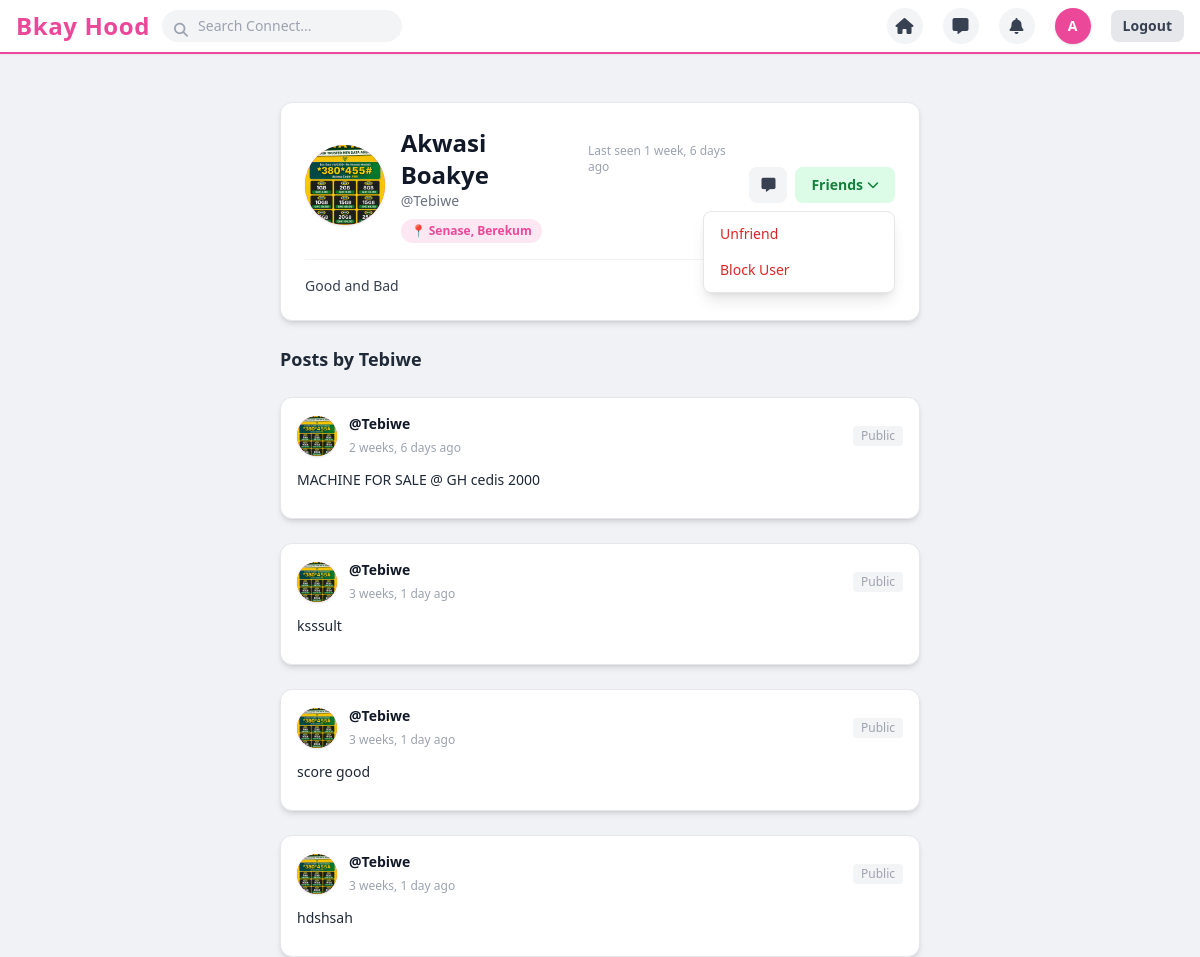
Screenshot of /profile/Tebiwe/ (signed in) with the database file from the repository.
### accounts/models.py (models this page shows, shortened)
class Profile(models.Model):
    user = models.OneToOneField(User, on_delete=models.CASCADE, related_name='profile')
    avatar = models.ImageField(upload_to='avatars/', default='avatars/default.png', blank=True)
    bio = models.TextField(max_length=500, blank=True)
    location = models.CharField(max_length=100, default='Berekum')
    community = models.CharField(max_length=100, blank=True, null=True, default='Berekum Central')
    last_seen = models.DateTimeField(default=timezone.now)
    def is_online(self):
        return self.last_seen >= timezone.now() - datetime.timedelta(minutes=5)

class Post(models.Model):
    VISIBILITY_CHOICES = [
        ('public', 'Public'),
        ('friends', 'Friends Only'),
        ('private', 'Private'),
    ]
    author = models.ForeignKey(User, on_delete=models.CASCADE, related_name='posts')
    content = models.TextField()
    image = models.ImageField(upload_to='post_images/', blank=True, null=True)
    media = models.FileField(
        upload_to='post_media/',
        blank=True,
        null=True,
        validators=[FileExtensionValidator(allowed_extensions=['mp4', 'mov', 'avi', 'webm', 'jpg', 'jpeg', 'png', 'gif'])]
    )
    visibility = models.CharField(max_length=10, choices=VISIBILITY_CHOICES, default='public')
    likes = models.ManyToManyField(User, related_name='liked_posts', blank=True)
    created_at = models.DateTimeField(auto_now_add=True)
    class Meta:
        ordering = ['-created_at']

### accounts/views.py (the view)
# urls.py: path('profile/<str:username>/', views.profile_view, name='profile'),
@login_required
def profile_view(request, username):
    profile_user = get_object_or_404(User, username=username)
    is_blocked = Block.objects.filter(blocker=request.user, blocked=profile_user).exists()
    is_blocked_by = Block.objects.filter(blocker=profile_user, blocked=request.user).exists()
    user_posts = Post.objects.filter(author=profile_user).order_by('-created_at') if 'Post' in globals() else []
    is_following = False
    is_friend = False
    sent_request = None
    received_request = None
    if request.user != profile_user and not is_blocked and not is_blocked_by:
        is_following = Follow.objects.filter(follower=request.user, following=profile_user).exists()
        reverse_follow = Follow.objects.filter(follower=profile_user, following=request.user).exists()
        if is_following and reverse_follow:
            is_friend = True
        sent_request = FriendRequest.objects.filter(from_user=request.user, to_user=profile_user).first()
        received_request = FriendRequest.objects.filter(from_user=profile_user, to_user=request.user).first()
    context = {
        'profile_user': profile_user,
        'posts': user_posts,
        'is_following': is_following,
        'is_friend': is_friend,
        'sent_request': sent_request,
        'received_request': received_request,
        'is_blocked': is_blocked,
        'is_blocked_by': is_blocked_by,
    }
    return render(request, 'accounts/profile.html', context)

### accounts/context_processors.py (called while the page is built)
def unread_counts(request):
    if request.user.is_authenticated:
        unread_notifications = Notification.objects.filter(recipient=request.user, is_read=False).count()
        unread_messages = Message.objects.filter(receiver=request.user, is_read=False).count()
        return {
            'unread_notifications_count': unread_notifications,
            'unread_messages_count': unread_messages,
        }
    return {
        'unread_notifications_count': 0,
        'unread_messages_count': 0,
    }

### accounts/templates/accounts/profile.html (shortened to what this page needs)
{% extends 'accounts/base.html' %}
{% block content %}
<div class="max-w-2xl mx-auto mt-6 space-y-6">
  <div class="bg-white p-6 rounded-xl shadow-md border border-gray-200">
    <div class="flex items-center justify-between">
      <div class="flex items-center space-x-4">
        <div class="w-20 h-20 bg-brandPink text-white rounded-full flex items-center justify-center text-3xl font-bold uppercase overflow-hidden shadow">
          {% if profile_user.profile.avatar and profile_user.profile.avatar.name != 'avatars/default.png' %}
            <img src="{{ profile_user.profile.avatar.url }}" class="w-full h-full object-cover">
          {% else %}
            {{ profile_user.username.0 }}
          {% endif %}
        </div>
        <div>
          <div class="flex items-center space-x-2">
            <h1 class="text-2xl font-bold text-gray-900">{{ profile_user.first_name }} {{ profile_user.last_name }}</h1>
            {% if profile_user.profile.is_online %}
              <span class="inline-block w-3 h-3 bg-green-500 rounded-full" title="Online"></span>
            {% else %}
              <span class="text-xs text-gray-400 font-medium">Last seen {{ profile_user.profile.last_seen|timesince }} ago</span>
            {% endif %}
          </div>
          <p class="text-gray-500 text-sm">@{{ profile_user.username }}</p>
          {% if profile_user.profile.community %}
            <span class="inline-block bg-pink-100 text-brandPink text-xs font-semibold px-2.5 py-1 rounded-full mt-2">
              📍 {{ profile_user.profile.community }}, Berekum
            </span>
          {% endif %}
        </div>
      </div>
      <div>
        {% if request.user == profile_user %}
          <a href="{% url 'edit_profile' %}" class="bg-gray-100 hover:bg-gray-200 text-gray-700 px-4 py-2 rounded-lg text-sm font-semibold transition flex items-center space-x-1 shadow-sm">
            <i class="fa-solid fa-pen-to-square"></i>
            <span>Edit Profile</span>
          </a>
        {% elif is_blocked_by %}
          <p class="text-gray-400 text-sm italic">This user has blocked you.</p>
        {% elif is_blocked %}
          <a href="{% url 'unblock_user' profile_user.username %}" class="bg-red-100 hover:bg-red-200 text-red-600 px-4 py-2 rounded-lg text-sm font-semibold transition shadow-sm">Unblock</a>
        {% else %}
          <div class="flex space-x-2 items-center">
            <a href="{% url 'chat' profile_user.username %}" class="bg-gray-100 hover:bg-gray-200 text-gray-700 px-3 py-2 rounded-lg text-sm font-semibold transition" title="Message">
              <i class="fa-solid fa-message"></i>
            </a>
            {% if is_friend %}
              <div class="relative" x-data="{ open: false }">
                <button @click="open = !open" class="bg-green-100 text-green-700 px-4 py-2 rounded-lg font-semibold text-sm flex items-center space-x-1">
                  <span>Friends</span>
                  <i class="fa-solid fa-chevron-down text-xs"></i>
                </button>
                <div x-show="open" @click.away="open = false" class="absolute right-0 mt-2 w-48 bg-white border border-gray-200 rounded-lg shadow-lg py-1 z-10">
                  <a href="{% url 'unaccept_friend' profile_user.username %}" onclick="return confirm('Are you sure you want to unfriend this user?');" class="block px-4 py-2 text-sm text-red-600 hover:bg-gray-100">Unfriend</a>
                  <a href="{% url 'block_user' profile_user.username %}" onclick="return confirm('Are you sure you want to block this user?');" class="block px-4 py-2 text-sm text-red-600 hover:bg-gray-100">Block User</a>
                </div>
              </div>
            {% elif sent_request %}
              <div class="flex items-center space-x-2">
                <span class="bg-gray-100 text-gray-500 px-4 py-2 rounded-lg font-semibold text-sm">Request Sent</span>
                <a href="{% url 'unsend_friend_request' profile_user.username %}" class="text-xs text-red-500 hover:underline">Cancel</a>
              </div>
            {% elif received_request %}
              <a href="{% url 'accept_friend_request' received_request.id %}" class="bg-green-600 hover:bg-green-700 text-white px-4 py-2 rounded-lg text-sm font-bold transition shadow-sm">Accept Request</a>
            {% else %}
              <a href="{% url 'send_friend_request' profile_user.username %}" class="bg-brandPink hover:bg-brandPinkHover text-white px-4 py-2 rounded-lg text-sm font-bold transition shadow-sm">Add Friend</a>
            {% endif %}
          </div>
        {% endif %}
      </div>
    </div>
    {% if profile_user.profile.bio %}
      <div class="mt-4 pt-4 border-t border-gray-100">
        <p class="text-gray-700 text-sm">{{ profile_user.profile.bio }}</p>
      </div>
    {% endif %}
  </div>
  <h3 class="text-lg font-bold text-gray-800">Posts by {{ profile_user.username }}</h3>
  {% if is_blocked_by or is_blocked %}
    <p class="text-gray-500 text-center py-6">Posts are not available.</p>
  {% else %}
    {% for post in posts %}
      <div class="bg-white p-4 rounded-xl shadow-md border border-gray-200">
        <div class="flex items-center justify-between mb-3">
          <div class="flex items-center space-x-3">
            <div class="w-10 h-10 bg-brandPink text-white rounded-full flex items-center justify-center font-bold overflow-hidden shadow">
              {% if post.author.profile.avatar and post.author.profile.avatar.name != 'avatars/default.png' %}
                <img src="{{ post.author.profile.avatar.url }}" class="w-full h-full object-cover">
              {% else %}
                {{ post.author.username.0|upper }}
              {% endif %}
            </div>
            <div>
              <h4 class="font-bold text-sm text-gray-900">@{{ post.author.username }}</h4>
              <span class="text-gray-400 text-xs">{{ post.created_at|timesince }} ago</span>
            </div>
          </div>
          <div class="flex items-center space-x-2">
            <span class="text-xs text-gray-400 bg-gray-100 px-2 py-0.5 rounded">{{ post.get_visibility_display }}</span>
          </div>
        </div>
        <p class="text-gray-800 text-sm mb-3">{{ post.content }}</p>
      </div>
    {% empty %}
      <p class="text-gray-500 text-center py-6">No posts shared yet.</p>
    {% endfor %}
  {% endif %}
</div>
{% endblock %}

### accounts/templates/accounts/base.html (shortened to what this page needs)
{% load static %}
<!DOCTYPE html>
<html lang="en">
<head>
  <script src="https://cdn.tailwindcss.com"></script>
  <link rel="stylesheet" href="https://cdnjs.cloudflare.com/ajax/libs/font-awesome/6.4.0/css/all.min.css">
</head>
<body class="bg-fbBg font-sans text-gray-900 min-h-screen flex flex-col">
  <nav class="bg-white border-b-2 border-brandPink sticky top-0 z-50 shadow-sm px-4 py-2 flex justify-between items-center">
    <div class="flex items-center space-x-3">
      <a href="{% url 'home' %}" class="text-2xl font-extrabold text-brandPink tracking-wide">Bkay Hood</a>
      <form method="GET" action="{% url 'search' %}" class="relative hidden sm:block">
        <input type="text" name="q" placeholder="Search Connect..." class="bg-gray-100 rounded-full pl-9 pr-4 py-1.5 text-sm focus:outline-none focus:ring-2 focus:ring-fbBlue w-60">
        <button type="submit" class="absolute left-3 top-2.5 text-gray-400 text-sm bg-transparent border-none cursor-pointer">
          <i class="fa-solid fa-magnifying-glass"></i>
        </button>
      </form>
    </div>
    {% if user.is_authenticated %}
    <div class="flex items-center space-x-5">
      <a href="{% url 'home' %}" class="w-9 h-9 rounded-full bg-gray-100 hover:bg-gray-200 flex items-center justify-center text-gray-700 transition" title="Home"><i class="fa-solid fa-house"></i></a>
      <a href="{% url 'inbox' %}" class="relative w-9 h-9 rounded-full bg-gray-100 hover:bg-gray-200 flex items-center justify-center text-gray-700 transition" title="Messages">
        <i class="fa-solid fa-message"></i>
      </a>
      <a href="{% url 'notifications' %}" class="relative w-9 h-9 rounded-full bg-gray-100 hover:bg-gray-200 flex items-center justify-center text-gray-700 transition" title="Notifications">
        <i class="fa-solid fa-bell"></i>
      </a>
      <a href="{% url 'profile' user.username %}" class="w-9 h-9 rounded-full bg-brandPink text-white font-bold flex items-center justify-center text-sm shadow overflow-hidden" title="Profile">
        {% if user.profile.avatar and user.profile.avatar.name != 'avatars/default.png' %}
            <img src="{{ user.profile.avatar.url }}" class="w-full h-full object-cover">
        {% else %}
            {{ user.username|slice:":1"|upper }}
        {% endif %}
      </a>
      <a href="{% url 'logout' %}" class="bg-gray-200 hover:bg-gray-300 text-gray-700 px-3 py-1.5 rounded-lg text-sm font-semibold transition">Logout</a>
    </div>
    {% endif %}
  </nav>
  <main class="max-w-2xl mx-auto w-full mt-6 px-4 flex-grow">
    {% block content %}{% endblock %}
  </main>
</body>
</html>

### rows the page displays
Post: author.profile.avatar (picture), author.username "Tebiwe", created_at "2 weeks, 6 days", visibility "Public", content "MACHINE FOR SALE @ GH cedis 2000"
Post: author.profile.avatar (picture), author.username "Tebiwe", created_at "3 weeks, 1 day", visibility "Public", content "ksssult"
Post: author.profile.avatar (picture), author.username "Tebiwe", created_at "3 weeks, 1 day", visibility "Public", content "score good"
Post: author.profile.avatar (picture), author.username "Tebiwe", created_at "3 weeks, 1 day", visibility "Public", content "hdshsah"

### other values shown
{{ user.username|slice:":1"|upper }} "A"
{{ profile_user.first_name }} "Akwasi"
{{ profile_user.last_name }} "Boakye"
{{ profile_user.profile.last_seen|timesince }} "1 week, 6 days"
{{ profile_user.username }} "Tebiwe"
{{ profile_user.profile.community }} "Senase"
{{ profile_user.profile.bio }} "Good and Bad"
